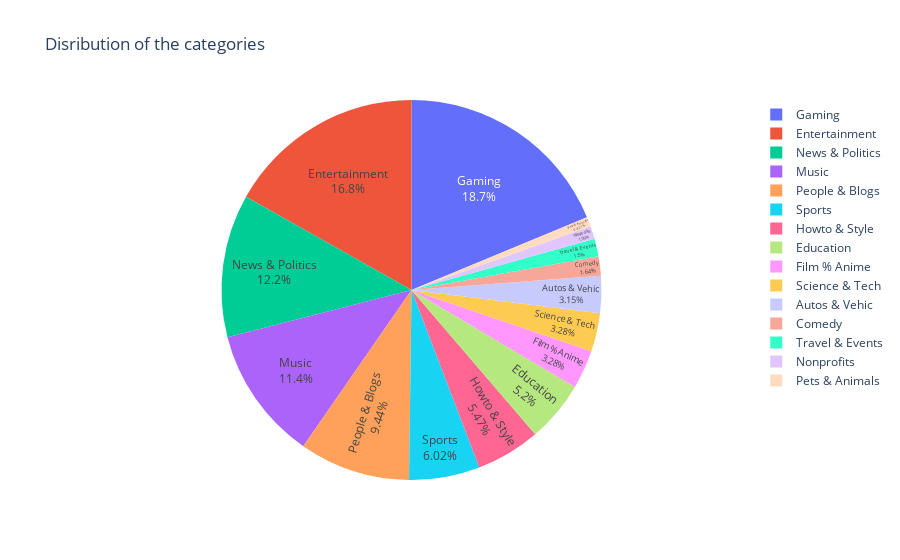

Notebook cell for this chart:
### Code cell
total_videos = [2.3, 1.2, 3.8, 12.3, 2.4, 13.7, 4.0, 8.3, 8.9, 0.8, 6.9, 0.6, 2.4, 4.4, 1.1]
topics = ["Autos & Vehic", "Comedy", "Education", "Entertainment", "Film % Anime", "Gaming", "Howto & Style", "Music", "News & Politics", "Nonprofits", "People & Blogs", "Pets & Animals", "Science & Tech", "Sports", "Travel & Events"]

df = pd.DataFrame({"topics": topics, "videos": total_videos})

plt.figure(figsize = (19, 9))


fig = px.pie(df, values='videos', names='topics',
             title='Disribution of the categories',
             hover_data=['videos'], labels={'videos':'videos in milion'})
fig.update_traces(textposition='inside', textinfo='percent+label')
fig.show()


# plt.figure(figsize = (15, 8))
# plt.pie(total_videos, labels=topics, startangle=90)
# plt.axis('equal') 
# plt.show()

### Figure 1 — Plotly figure (JSON) as saved in the notebook; plotly's stock layout.template omitted (floating-point values rounded to 4 significant figures)
{"data": [{"customdata": [[2.3], [1.2], [3.8], [12.3], [2.4], [13.7], [4], [8.3], [8.9], [0.8], [6.9], [0.6], [2.4], [4.4], [1.1]], "domain": {"x": [0, 1], "y": [0, 1]}, "hovertemplate": "topics=%{label}<br>videos in milion=%{customdata[0]}<extra></extra>", "labels": ["Autos & Vehic", "Comedy", "Education", "Entertainment", "Film % Anime", "Gaming", "Howto & Style", "Music", "News & Politics", "Nonprofits", "People & Blogs", "Pets & Animals", "Science & Tech", "Sports", "Travel & Events"], "legendgroup": "", "name": "", "showlegend": true, "textinfo": "percent+label", "textposition": "inside", "type": "pie", "values": [2.3, 1.2, 3.8, 12.3, 2.4, 13.7, 4, 8.3, 8.9, 0.8, 6.9, 0.6, 2.4, 4.4, 1.1]}], "layout": {"legend": {"tracegroupgap": 0}, "title": {"text": "Disribution of the categories"}}}
